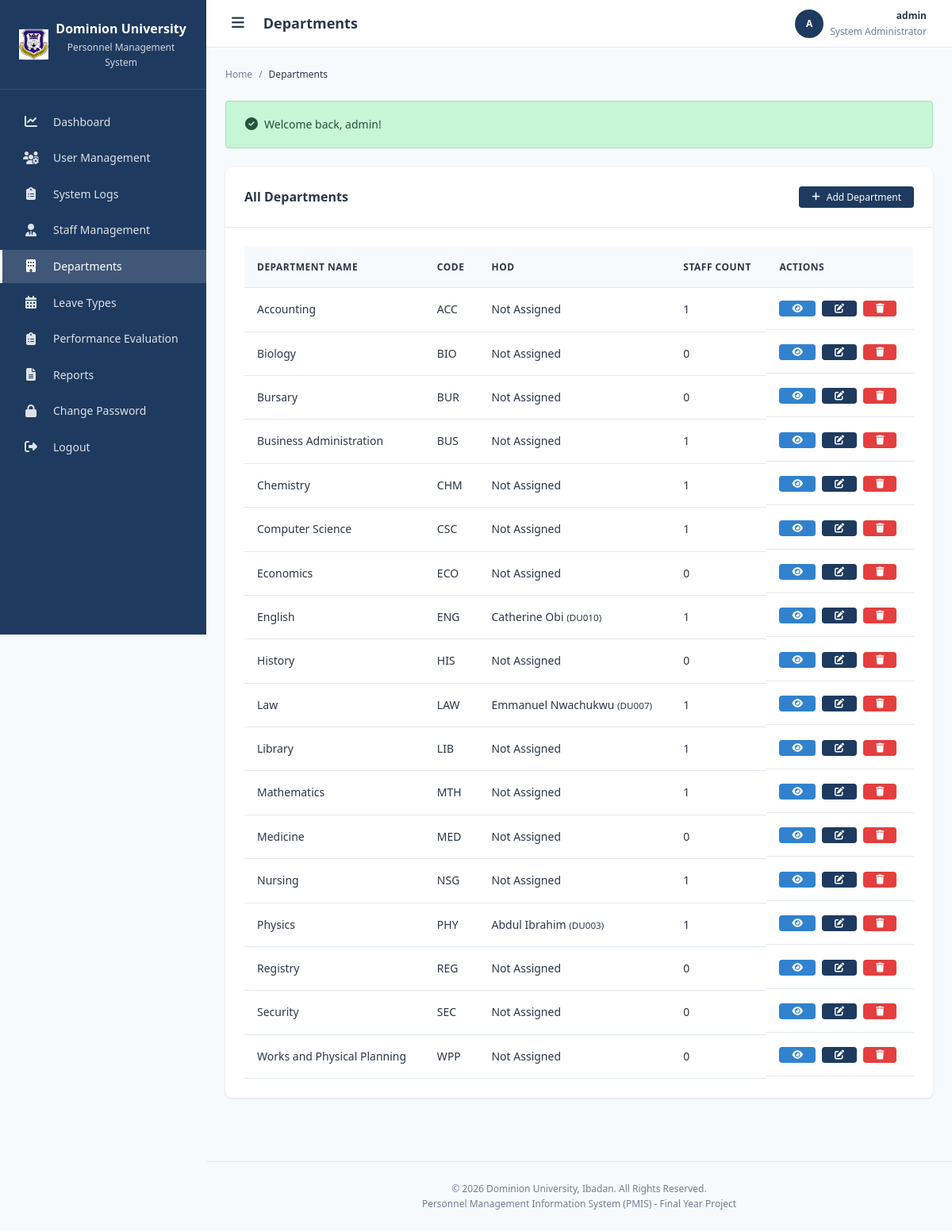
/modules/departments/list.php (signed in), run on the app's committed database.
### tables this page shows
CREATE TABLE departments (
    id INT AUTO_INCREMENT PRIMARY KEY,
    department_name VARCHAR(100) NOT NULL,
    department_code VARCHAR(20) UNIQUE,
    hod_staff_id INT NULL,
    description TEXT,
    created_at TIMESTAMP DEFAULT CURRENT_TIMESTAMP,
    updated_at TIMESTAMP DEFAULT CURRENT_TIMESTAMP ON UPDATE CURRENT_TIMESTAMP,
    INDEX idx_dept_name (department_name),
    INDEX idx_dept_code (department_code)
);

CREATE TABLE staff (
    id INT AUTO_INCREMENT PRIMARY KEY,
    staff_id VARCHAR(50) NOT NULL UNIQUE COMMENT 'Unique staff identification number',
    first_name VARCHAR(100) NOT NULL,
    last_name VARCHAR(100) NOT NULL,
    middle_name VARCHAR(100),
    gender ENUM('Male', 'Female', 'Other') NOT NULL,
    date_of_birth DATE,
    marital_status ENUM('Single', 'Married', 'Divorced', 'Widowed'),
    address TEXT,
    phone VARCHAR(20),
    email VARCHAR(100),
    next_of_kin VARCHAR(200),
    height VARCHAR(10),
    qualification VARCHAR(255),
    department_id INT,
    rank VARCHAR(100) COMMENT 'Job title/designation',
    employment_condition ENUM('Permanent', 'Contract', 'Temporary', 'Part-time') DEFAULT 'Permanent',
    date_recruited DATE,
    reason TEXT COMMENT 'Reason for employment/remarks',
    basic_salary DECIMAL(12, 2),
    staff_type ENUM('academic', 'non_academic') NOT NULL,
    passport_photo VARCHAR(255) COMMENT 'Path to passport photo',
    status ENUM('active', 'inactive', 'suspended') DEFAULT 'active',
    created_at TIMESTAMP DEFAULT CURRENT_TIMESTAMP,
    updated_at TIMESTAMP DEFAULT CURRENT_TIMESTAMP ON UPDATE CURRENT_TIMESTAMP,
    
     
    FOREIGN KEY (department_id) REFERENCES departments(id) ON DELETE SET NULL ON UPDATE CASCADE,
    
     
    INDEX idx_staff_id (staff_id),
    INDEX idx_staff_name (last_name, first_name),
    INDEX idx_staff_type (staff_type),
    INDEX idx_staff_status (status),
    INDEX idx_staff_dept (department_id)
);

### modules/departments/list.php (the view, shortened to what this page needs)
<?php
require_once '../../includes/functions.php';
require_once '../../includes/role_check.php';
try {
    $stmt = $pdo->query("
        SELECT d.*,
               CONCAT(s.first_name, ' ', s.last_name) as hod_name,
               s.staff_id as hod_staff_code,
               (SELECT COUNT(*) FROM staff WHERE department_id = d.id AND status = 'active') as staff_count
        FROM departments d
        LEFT JOIN staff s ON d.hod_staff_id = s.id
        ORDER BY d.department_name ASC
    ");
    $departments = $stmt->fetchAll();
} catch (PDOException $e) {
    error_log("Departments List Error: " . $e->getMessage());
    setFlashMessage('error', 'Error loading departments');
    $departments = [];
}
require_once '../../includes/header.php';
require_once '../../includes/sidebar.php';
?>
<div class="card">
    <div class="card-header">
        <h3 class="card-title">All Departments</h3>
        <a href="add.php" class="btn btn-primary btn-sm"><i class="fas fa-plus"></i> Add Department</a>
    </div>
    <div class="card-body">
        <?php if (!empty($departments)): ?>
            <div class="table-container">
                <table class="data-table" id="departmentsTable">
                    <thead>
                        <tr>
                            <th>Department Name</th>
                            <th>Code</th>
                            <th>HOD</th>
                            <th>Staff Count</th>
                            <th>Actions</th>
                        </tr>
                    </thead>
                    <tbody>
                        <?php foreach ($departments as $dept): ?>
                            <tr>
                                <td><?php echo escapeOutput($dept['department_name']); ?></td>
                                <td><?php echo escapeOutput($dept['department_code'] ?? 'N/A'); ?></td>
                                <td>
                                    <?php if ($dept['hod_name']): ?>
                                        <?php echo escapeOutput($dept['hod_name']); ?>
                                        <small>(<?php echo escapeOutput($dept['hod_staff_code']); ?>)</small>
                                    <?php else: ?>
                                        <span class="text-muted">Not Assigned</span>
                                    <?php endif; ?>
                                </td>
                                <td><?php echo $dept['staff_count']; ?></td>
                                <td class="actions">
                                    <a href="view.php?id=<?php echo $dept['id']; ?>" class="btn btn-sm btn-info" title="View"><i class="fas fa-eye"></i></a>
                                    <a href="edit.php?id=<?php echo $dept['id']; ?>" class="btn btn-sm btn-primary" title="Edit"><i class="fas fa-edit"></i></a>
                                    <a href="delete.php?id=<?php echo $dept['id']; ?>" class="btn btn-sm btn-danger" title="Delete"
                                       onclick="return confirm('Are you sure you want to delete this department? Departments with assigned staff cannot be deleted.')"><i class="fas fa-trash"></i></a>
                                </td>
                            </tr>
                        <?php endforeach; ?>
                    </tbody>
                </table>
            </div>
        <?php else: ?>
            <p class="text-center text-muted">No departments found</p>
        <?php endif; ?>
    </div>
</div>
<?php require_once '../../includes/footer.php'; ?>

### assets/css/style.css (style rules this page uses)
:root { --primary-color: #1e3a5f; --primary-dark: #152a45; --primary-light: #2c5282; --secondary-color: #2d5a87; --accent-color: #3182ce; --bg-color: #f7fafc; --card-bg: #ffffff; --text-color: #2d3748; --text-muted: #718096; --border-color: #e2e8f0; --success-color: #38a169; --success-bg: #c6f6d5; --danger-color: #e53e3e; --danger-bg: #fed7d7; --warning-color: #d69e2e; --warning-bg: #fefcbf; --info-color: #3182ce; --info-bg: #bee3f8; --font-family: 'Segoe UI', Tahoma, Geneva, Verdana, sans-serif; --font-size-base: 14px; --font-size-sm: 12px; --font-size-lg: 16px; --font-size-xl: 18px; --font-size-2xl: 24px; --spacing-xs: 4px; --spacing-sm: 8px; --spacing-md: 16px; --spacing-lg: 24px; --spacing-xl: 32px; --radius-sm: 4px; --radius-md: 8px; --radius-lg: 12px; --shadow-sm: 0 1px 3px rgba(0, 0, 0, 0.1); --shadow-md: 0 4px 6px rgba(0, 0, 0, 0.1); --shadow-lg: 0 10px 15px rgba(0, 0, 0, 0.1); --sidebar-width: 260px; --sidebar-collapsed: 70px; --header-height: 60px; }
* { margin: 0; padding: 0; box-sizing: border-box; }
html { font-size: var(--font-size-base); }
body { font-family: var(--font-family); background-color: var(--bg-color); color: var(--text-color); line-height: 1.6; min-height: 100vh; }
a { text-decoration: none; color: var(--accent-color); transition: color 0.2s; }
.card { background: var(--card-bg); border-radius: var(--radius-md); box-shadow: var(--shadow-sm); margin-bottom: var(--spacing-lg); }
.card-header { padding: var(--spacing-lg); border-bottom: 1px solid var(--border-color); display: flex; align-items: center; justify-content: space-between; }
.card-title { font-size: var(--font-size-lg); font-weight: 600; color: var(--text-color); }
.card-body { padding: var(--spacing-lg); }
.table-container { overflow-x: auto; }
.data-table { width: 100%; border-collapse: collapse; }
.data-table th, .data-table td { padding: var(--spacing-md); text-align: left; border-bottom: 1px solid var(--border-color); }
.data-table th { background: var(--bg-color); font-weight: 600; color: var(--text-color); font-size: var(--font-size-sm); text-transform: uppercase; letter-spacing: 0.5px; }
.data-table .actions { display: flex; gap: var(--spacing-sm); }
.btn { display: inline-flex; align-items: center; justify-content: center; gap: var(--spacing-sm); padding: var(--spacing-sm) var(--spacing-lg); border: none; border-radius: var(--radius-sm); font-size: var(--font-size-base); font-weight: 500; cursor: pointer; transition: all 0.2s; text-decoration: none; }
.btn-primary { background: var(--primary-color); color: #fff; }
.btn-danger { background: var(--danger-color); color: #fff; }
.btn-info { background: var(--info-color); color: #fff; }
.btn-sm { padding: var(--spacing-xs) var(--spacing-md); font-size: var(--font-size-sm); }

### data on the page
departments: department_name "Accounting", department_code "ACC", shows "Not Assigned", staff_count "1"
departments: department_name "Biology", department_code "BIO", shows "Not Assigned", staff_count "0"
departments: department_name "Bursary", department_code "BUR", shows "Not Assigned", staff_count "0"
departments: department_name "Business Administration", department_code "BUS", shows "Not Assigned", staff_count "1"
departments: department_name "Chemistry", department_code "CHM", shows "Not Assigned", staff_count "1"
departments: department_name "Computer Science", department_code "CSC", shows "Not Assigned", staff_count "1"
departments: department_name "Economics", department_code "ECO", shows "Not Assigned", staff_count "0"
departments: department_name "English", department_code "ENG", hod_name "Catherine Obi", hod_staff.staff_id "DU010", staff_count "1"
departments: department_name "History", department_code "HIS", shows "Not Assigned", staff_count "0"
departments: department_name "Law", department_code "LAW", hod_name "Emmanuel Nwachukwu", hod_staff.staff_id "DU007", staff_count "1"
departments: department_name "Library", department_code "LIB", shows "Not Assigned", staff_count "1"
departments: department_name "Mathematics", department_code "MTH", shows "Not Assigned", staff_count "1"
departments: department_name "Medicine", department_code "MED", shows "Not Assigned", staff_count "0"
departments: department_name "Nursing", department_code "NSG", shows "Not Assigned", staff_count "1"
departments: department_name "Physics", department_code "PHY", hod_name "Abdul Ibrahim", hod_staff.staff_id "DU003", staff_count "1"
departments: department_name "Registry", department_code "REG", shows "Not Assigned", staff_count "0"
departments: department_name "Security", department_code "SEC", shows "Not Assigned", staff_count "0"
departments: department_name "Works and Physical Planning", department_code "WPP", shows "Not Assigned", staff_count "0"

### other printed values
escapeOutput($pageTitle) "Departments"
$currentUserInitials "A"
escapeOutput($currentUserName) "admin"
escapeOutput($currentUserRole) "System Administrator"
escapeOutput($name) "Departments"
escapeOutput($msg['message']) "Welcome back, admin!"
